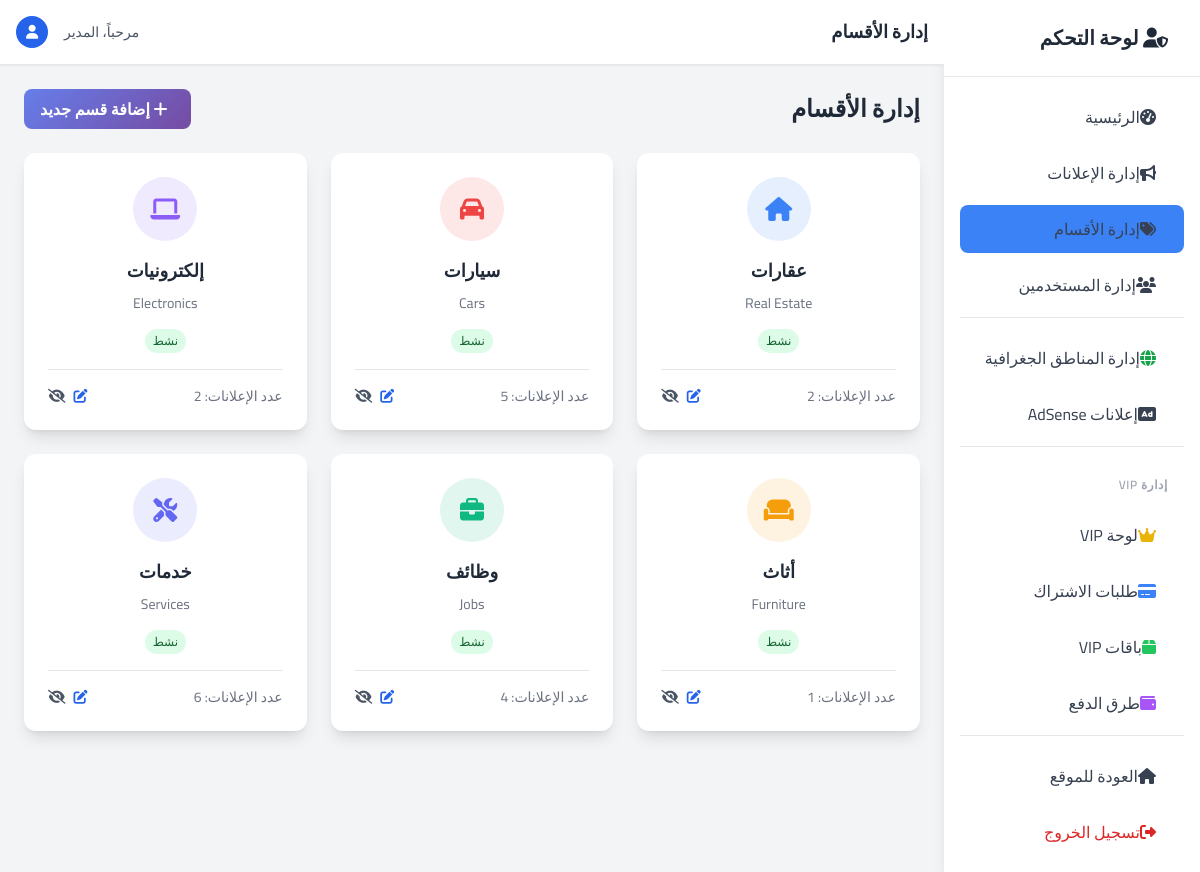
The page /admin/categories (signed in) on the database its author committed.
### models.py (models this page shows)
class Category(db.Model):
    id = db.Column(db.String(36), primary_key=True, default=lambda: str(uuid.uuid4()))
    name = db.Column(db.String(100), nullable=False)
    name_en = db.Column(db.String(100))
    description = db.Column(db.Text)
    slug = db.Column(db.String(50), unique=True)
    parent_id = db.Column(db.String(36), db.ForeignKey('category.id'))
    icon = db.Column(db.String(50))
    color = db.Column(db.String(7))
    display_order = db.Column(db.Integer, default=0)
    is_active = db.Column(db.Boolean, default=True)
    created_at = db.Column(db.DateTime, default=datetime.utcnow)
    updated_at = db.Column(db.DateTime, default=datetime.utcnow, onupdate=datetime.utcnow)
    children = db.relationship('Category', backref=db.backref('parent', remote_side=[id]))

### app.py (the view)
@app.route('/admin/categories')
@admin_required
def admin_categories():
    categories = Category.query.all()
    return render_template('admin/categories.html', categories=categories)

### app.py (called while the page is built)
def get_site_setting(key, default=None):
    setting = SiteSetting.query.filter_by(key=key).first()
    return setting.value if setting else default

@app.context_processor
def inject_settings():
    return {
        'show_vip_section': get_site_setting('show_vip_section', 'true') == 'true'
    }

def admin_required(f):
    @wraps(f)
    def decorated_function(*args, **kwargs):
        if 'admin_id' not in session:
            next_url = request.url if request.method == 'GET' else None
            return redirect(url_for('admin_login', next=next_url))
        user = User.query.get(session['admin_id'])
        if not user or not user.is_admin:
            session.clear()  # تنظيف بيانات الجلسة
            flash('غير مصرح لك بالوصول إلى لوحة التحكم', 'error')
            return redirect(url_for('admin_login'))
        session.permanent = True
        return f(*args, **kwargs)
    return decorated_function

### templates/admin/categories.html (shortened to what this page needs)
{% extends "admin/base.html" %}
{% block page_title %}إدارة الأقسام{% endblock %}
{% block content %}
<div class="mb-6">
    <div class="flex items-center justify-between">
        <h1 class="text-2xl font-bold text-gray-800">إدارة الأقسام</h1>
        <button onclick="openAddModal()" class="btn-primary px-4 py-2 rounded-lg text-white font-semibold">
            <i class="fas fa-plus mr-2"></i>
            إضافة قسم جديد
        </button>
    </div>
</div>
<div class="grid grid-cols-1 md:grid-cols-2 lg:grid-cols-3 xl:grid-cols-4 gap-6">
    {% for category in categories %}
    <div class="bg-white rounded-xl shadow-lg p-6 hover:shadow-xl transition-shadow">
        <div class="text-center">
            <div class="w-16 h-16 rounded-full mx-auto mb-4 flex items-center justify-center"
                 style="background-color: {{ category.color }}20;">
                <i class="{{ category.icon }} text-2xl" style="color: {{ category.color }};"></i>
            </div>
            <h3 class="text-lg font-bold text-gray-800 mb-2">{{ category.name }}</h3>
            <p class="text-sm text-gray-500 mb-4">{{ category.name_en }}</p>
            <div class="flex items-center justify-center space-x-2 rtl:space-x-reverse">
                <span class="text-xs px-2 py-1 rounded-full {% if category.is_active %}bg-green-100 text-green-800{% else %}bg-red-100 text-red-800{% endif %}">
                    {% if category.is_active %}نشط{% else %}غير نشط{% endif %}
                </span>
            </div>
        </div>
        <div class="mt-4 pt-4 border-t border-gray-200">
            <div class="flex items-center justify-between text-sm text-gray-500">
                <span>عدد الإعلانات: {{ category.ads|length }}</span>
                <div class="flex space-x-2 rtl:space-x-reverse">
                    <button onclick="editCategory('{{ category.id }}', '{{ category.name }}', '{{ category.name_en }}', '{{ category.icon }}', '{{ category.color }}')"
                            class="text-blue-600 hover:text-blue-800">
                        <i class="fas fa-edit"></i>
                    </button>
                    <button onclick="toggleCategory('{{ category.id }}')"
                            class="text-gray-600 hover:text-gray-800">
                        <i class="fas fa-{% if category.is_active %}eye-slash{% else %}eye{% endif %}"></i>
                    </button>
                </div>
            </div>
        </div>
    </div>
    {% endfor %}
</div>
{% endblock %}

### templates/admin/base.html (style rules this page uses)
* { font-family: "Cairo", sans-serif; }
.btn-primary { background: linear-gradient(135deg, #667eea 0%, #764ba2 100%); border: none; transition: all 0.3s ease; }

### rows shown on the page
Category: name "عقارات", name_en "Real Estate", is_active "نشط", ads|length "2"
Category: name "سيارات", name_en "Cars", is_active "نشط", ads|length "5"
Category: name "إلكترونيات", name_en "Electronics", is_active "نشط", ads|length "2"
Category: name "أثاث", name_en "Furniture", is_active "نشط", ads|length "1"
Category: name "وظائف", name_en "Jobs", is_active "نشط", ads|length "4"
Category: name "خدمات", name_en "Services", is_active "نشط", ads|length "6"
